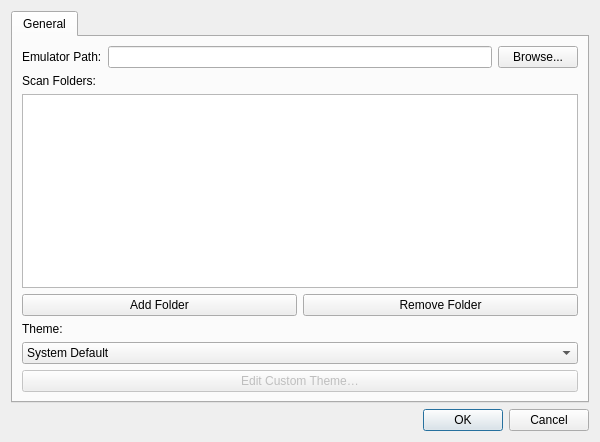
<?xml version="1.0" encoding="UTF-8"?>
<ui version="4.0">
 <class>SettingsDialog</class>
 <widget class="QDialog" name="SettingsDialog">
  <property name="windowTitle">
   <string>Settings</string>
  </property>
  <property name="minimumSize">
    <size>
      <width>600</width>
      <height>0</height>
    </size>
  </property>
  <layout class="QVBoxLayout" name="verticalLayout">
   <item>
    <widget class="QTabWidget" name="tabs">
     <property name="tabPosition">
      <enum>QTabWidget::North</enum>
     </property>
     <!-- General Tab -->
     <widget class="QWidget" name="basic_tab">
      <attribute name="title">
       <string>General</string>
      </attribute>
      <layout class="QVBoxLayout" name="basic_layout">
       <!-- Emulator Path -->
       <item>
        <layout class="QHBoxLayout" name="emu_layout">
         <item>
          <widget class="QLabel" name="emu_path_label">
           <property name="text">
            <string>Emulator Path:</string>
           </property>
          </widget>
         </item>
         <item>
          <widget class="QLineEdit" name="emu_edit"/>
         </item>
         <item>
          <widget class="QPushButton" name="emu_browse">
           <property name="text">
            <string>Browse...</string>
           </property>
          </widget>
         </item>
        </layout>
       </item>
       <!-- Scan Folders -->
       <item>
        <widget class="QLabel" name="scan_folders_label">
         <property name="text">
          <string>Scan Folders:</string>
         </property>
        </widget>
       </item>
       <item>
        <widget class="QListWidget" name="folder_list"/>
       </item>
       <item>
        <layout class="QHBoxLayout" name="folder_btn_layout">
         <item>
          <widget class="QPushButton" name="add_folder_btn">
           <property name="text">
            <string>Add Folder</string>
           </property>
          </widget>
         </item>
         <item>
          <widget class="QPushButton" name="remove_folder_btn">
           <property name="text">
            <string>Remove Folder</string>
           </property>
          </widget>
         </item>
        </layout>
       </item>
       <!-- Theme Selection -->
       <item>
        <widget class="QLabel" name="theme_label">
         <property name="text">
          <string>Theme:</string>
         </property>
        </widget>
       </item>
       <item>
        <layout class="QHBoxLayout" name="theme_layout">
         <item>
          <widget class="QComboBox" name="theme_combo">
           <item>
            <property name="text">
             <string>System Default</string>
            </property>
           </item>
           <item>
            <property name="text">
             <string>Light</string>
            </property>
           </item>
           <item>
            <property name="text">
             <string>Dark</string>
            </property>
           </item>
           <item>
            <property name="text">
             <string>Xbox 360</string>
            </property>
           </item>
           <item>
            <property name="text">
             <string>Lavender Teal</string>
            </property>
           </item>
           <item>
            <property name="text">
             <string>Custom</string>
            </property>
           </item>
          </widget>
         </item>
        </layout>
       </item>
       <!-- Edit Custom Theme Button -->
       <item>
        <widget class="QPushButton" name="edit_custom_btn">
         <property name="text">
          <string>Edit Custom Theme…</string>
         </property>
         <property name="enabled">
          <bool>false</bool>
         </property>
        </widget>
       </item>
      </layout>
     </widget>
    </widget>
   </item>
   <item>
    <widget class="QDialogButtonBox" name="buttonBox">
     <property name="orientation">
      <enum>Qt::Horizontal</enum>
     </property>
     <property name="standardButtons">
      <set>QDialogButtonBox::Ok|QDialogButtonBox::Cancel</set>
     </property>
    </widget>
   </item>
  </layout>
 </widget>
 <resources/>
 <connections/>
</ui>
